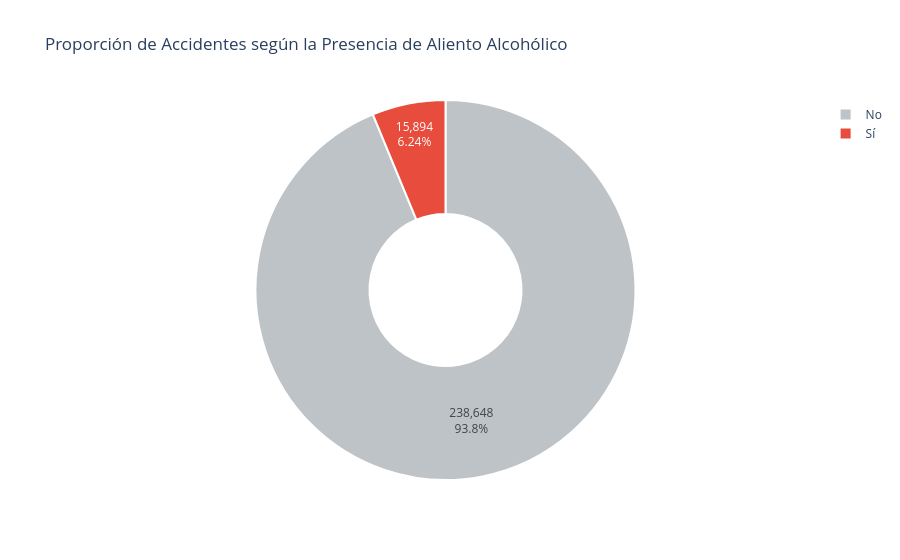

The cell this chart's notebook holds for it:
### Code cell
#Aseguramos que la columna ALIENTO esté limpia y estandarizada
df['ALIENTO_LIMPIO'] = df['ALIENTO'].astype(str).str.strip().str.capitalize()
df['ALIENTO_LIMPIO'] = df['ALIENTO_LIMPIO'].replace({'Si': 'Sí'})
df_aliento_filtrado = df[df['ALIENTO_LIMPIO'].isin(['Sí', 'No'])]

# 2. Agrupamos y contamos las frecuencias
df_pastel = df_aliento_filtrado['ALIENTO_LIMPIO'].value_counts().reset_index()
df_pastel.columns = ['Estatus Aliento', 'Cantidad']

# Generar la gráfica
fig_pastel = px.pie(df_pastel, 
                    names='Estatus Aliento', 
                    values='Cantidad',
                    title='Proporción de Accidentes según la Presencia de Aliento Alcohólico',
                    hole=0.4, # Convierte el pastel en una dona
                    color='Estatus Aliento',
                    # Asignamos colores institucionales: Gris suave para el No, Rojo Alerta para el Sí
                    color_discrete_map={'No': '#BDC3C7', 'Sí': '#E74C3C'})

# Ajustamos las etiquetas para mostrar tanto el conteo real como el porcentaje exacto
fig_pastel.update_traces(textinfo='percent+value', textposition='inside',
                         marker=dict(line=dict(color='#FFFFFF', width=2)))

fig_pastel.update_layout(template='plotly_white')
fig_pastel.show()

### Figure 1 — Plotly figure (JSON) as saved in the notebook; plotly's stock layout.template omitted (floating-point values rounded to 4 significant figures)
{"data": [{"customdata": [["No"], ["Sí"]], "domain": {"x": [0, 1], "y": [0, 1]}, "hole": 0.4, "hovertemplate": "Estatus Aliento=%{customdata[0]}<br>Cantidad=%{value}<extra></extra>", "labels": ["No", "Sí"], "legendgroup": "", "marker": {"colors": ["#BDC3C7", "#E74C3C"], "line": {"color": "#FFFFFF", "width": 2}}, "name": "", "showlegend": true, "textinfo": "percent+value", "textposition": "inside", "type": "pie", "values": [238648, 15894]}], "layout": {"legend": {"tracegroupgap": 0}, "title": {"text": "Proporción de Accidentes según la Presencia de Aliento Alcohólico"}}}
